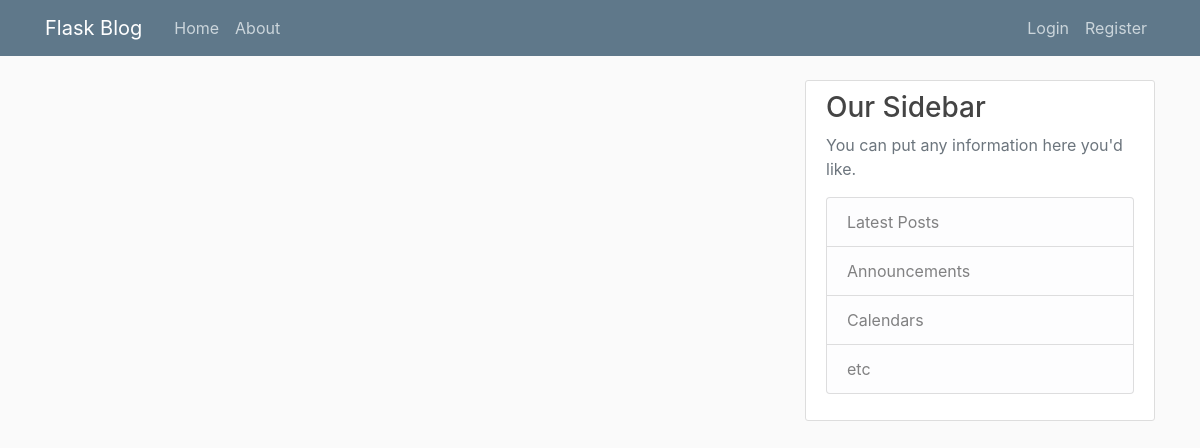
The app's page /home, older data.
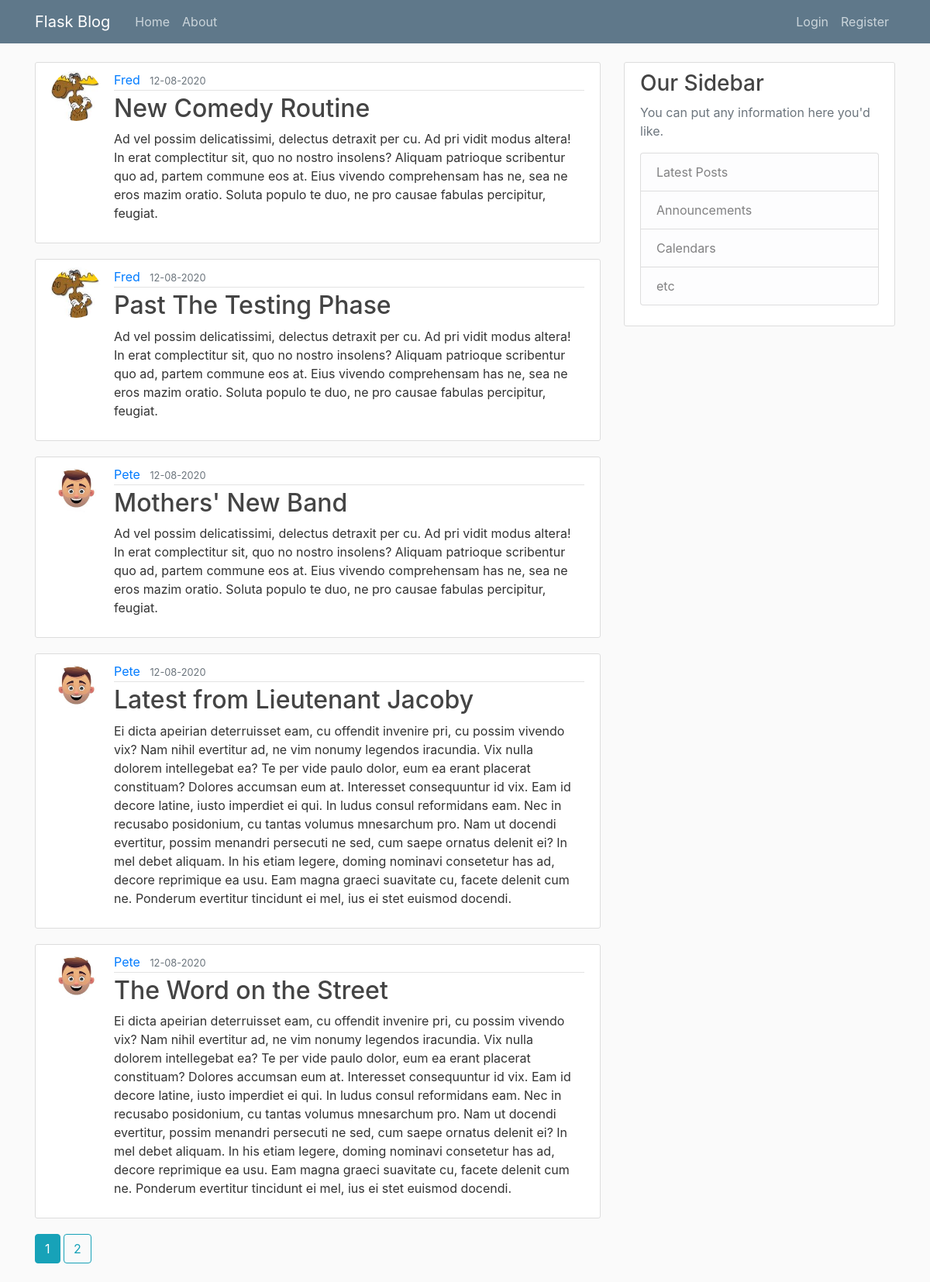
The same page, newer data.
### flaskblog/models.py (models this page shows, shortened)
class Post(db.Model):
    id = db.Column(db.Integer, primary_key=True)
    title = db.Column(db.String(100), nullable=False)
    date_posted = db.Column(db.DateTime, nullable=False,
                            default=datetime.utcnow)
    content = db.Column(db.Text, nullable=False)
    user_id = db.Column(db.Integer, db.ForeignKey('user.id'), nullable=False)

class User(db.Model, UserMixin):
    id = db.Column(db.Integer, primary_key=True)
    username = db.Column(db.String(20), unique=True, nullable=False)
    email = db.Column(db.String(120), unique=True, nullable=False)
    image_file = db.Column(db.String(20), nullable=False,
                           default='default.jpg')
    password = db.Column(db.String(60), nullable=False)
    posts = db.relationship('Post', backref='author', lazy=True)

### flaskblog/main/routes.py (the view)
@main.route('/')
@main.route('/home')
def home():
    page = request.args.get('page', 1, type=int)
    posts = Post.query.order_by(
        Post.date_posted.desc()).paginate(page=page, per_page=5)
    return render_template('home.html', posts=posts)

### flaskblog/templates/home.html
{% extends "layout.html" %}
{% block content %}
    {% for post in posts.items %}
        <article class="media content-section">
            <img class="rounded-circle article-img" src="{{ url_for('static', filename='profile_pics/' + post.author.image_file) }}" alt="">
            <div class="media-body">
                <div class="article-metadata">
                    <a class="mr-2" href="{{ url_for('users.user_posts', username=post.author.username) }}">{{ post.author.username }}</a>
                    <small class="text-muted">{{ post.date_posted.strftime('%d-%m-%Y') }}</small>
                </div>
                <h2><a class="article-title" href="{{ url_for('posts.post', post_id=post.id) }}">{{ post.title }}</a></h2>
                <p class="article-content">{{ post.content }}</p>
            </div>
        </article>
    {% endfor %}
    {% for page_num in posts.iter_pages(left_edge=1, right_edge=1, left_current=1, right_current=2) %}
        {% if page_num %}
            {% if posts.page == page_num %}
                <a class="btn btn-info mb-4" href="{{ url_for('main.home', page=page_num) }}" >{{ page_num }}</a>
            {% else %}
                <a class="btn btn-outline-info mb-4" href="{{ url_for('main.home', page=page_num) }}" >{{ page_num }}</a>
            {% endif %}
        {% else %}
            ...
        {% endif %}
    {% endfor %}
{% endblock content %}

### flaskblog/templates/layout.html (shortened to what this page needs)
<!DOCTYPE html>
<html lang="en">
  <head>
    <link
      rel="stylesheet"
      href="https://stackpath.bootstrapcdn.com/bootstrap/4.5.0/css/bootstrap.min.css"
    />
    <link rel="stylesheet" type="text/css" href="{{ url_for('static', filename='main.css') }}" />
  </head>
  <body>
    <header class="site-header">
      <nav class="navbar navbar-expand-md navbar-dark bg-steel fixed-top">
        <div class="container">
          <a class="navbar-brand mr-4" href="/">Flask Blog</a>
          <div class="collapse navbar-collapse" id="navbarToggle">
            <div class="navbar-nav mr-auto">
              <a class="nav-item nav-link" href="{{url_for('main.home')}}">Home</a>
              <a class="nav-item nav-link" href="{{url_for('main.about')}}">About</a>
            </div>
            <div class="navbar-nav">
              {% if current_user.is_authenticated %}
              <a class="nav-item nav-link" href="{{url_for('posts.new_post')}}">New Post</a>
              <a class="nav-item nav-link" href="{{url_for('users.account')}}">Account</a>
              <a class="nav-item nav-link" href="{{url_for('users.logout')}}">Logout</a>
              {% else %}
                <a class="nav-item nav-link" href="{{url_for('users.login')}}">Login</a>
                <a class="nav-item nav-link" href="{{url_for('users.register')}}">Register</a>
              {% endif %}
            </div>
          </div>
        </div>
      </nav>
    </header>
    <main role="main" class="container">
        <div class="row">
          <div class="col-md-8">
            {% block content %}{% endblock %}
          </div>
          <div class="col-md-4">
            <div class="content-section">
              <h3>Our Sidebar</h3>
              <p class='text-muted'>You can put any information here you'd like.
                <ul class="list-group">
                  <li class="list-group-item list-group-item-light">Latest Posts</li>
                  <li class="list-group-item list-group-item-light">Announcements</li>
                  <li class="list-group-item list-group-item-light">Calendars</li>
                  <li class="list-group-item list-group-item-light">etc</li>
                </ul>
              </p>
            </div>
          </div>
        </div>
      </main>
  </body>
</html>

### flaskblog/static/main.css (style rules this page uses)
body { background: #fafafa; color: #333333; margin-top: 5rem; }
h1, h2, h3, h4, h5, h6 { color: #444444; }
.bg-steel { background-color: #5f788a; }
.site-header .navbar-nav .nav-link { color: #cbd5db; }
.content-section { background: #ffffff; padding: 10px 20px; border: 1px solid #dddddd; border-radius: 3px; margin-bottom: 20px; }
.article-title { color: #444444; }
.article-content { white-space: pre-line; }
.article-img { height: 65px; width: 65px; margin-right: 16px; }
.article-metadata { padding-bottom: 1px; margin-bottom: 4px; border-bottom: 1px solid #e3e3e3; }

Row changes from the older to the newer data that the page shows:
added Post: image_file (picture), author.username "Fred", date_posted "12-08-2020", title "New Comedy Routine", content "Ad vel possim delicatissimi, delectus detraxit per cu. Ad pri vidit modus altera! In erat complectitur sit, quo no nostro insolens? Aliquam patrioque scribentur quo ad, partem commune eos at. Eius vivendo comprehensam has ne, sea ne eros mazim oratio. Soluta populo te duo, ne pro causae fabulas percipitur, feugiat."
added Post: image_file (picture), author.username "Fred", date_posted "12-08-2020", title "Past The Testing Phase", content "Ad vel possim delicatissimi, delectus detraxit per cu. Ad pri vidit modus altera! In erat complectitur sit, quo no nostro insolens? Aliquam patrioque scribentur quo ad, partem commune eos at. Eius vivendo comprehensam has ne, sea ne eros mazim oratio. Soluta populo te duo, ne pro causae fabulas percipitur, feugiat."
added Post: image_file (placeholder picture), author.username "Pete", date_posted "12-08-2020", title "Mothers' New Band", content "Ad vel possim delicatissimi, delectus detraxit per cu. Ad pri vidit modus altera! In erat complectitur sit, quo no nostro insolens? Aliquam patrioque scribentur quo ad, partem commune eos at. Eius vivendo comprehensam has ne, sea ne eros mazim oratio. Soluta populo te duo, ne pro causae fabulas percipitur, feugiat."
added Post: image_file (placeholder picture), author.username "Pete", date_posted "12-08-2020", title "Latest from Lieutenant Jacoby", content "Ei dicta apeirian deterruisset eam, cu offendit invenire pri, cu possim vivendo vix? Nam nihil evertitur ad, ne vim nonumy legendos iracundia. Vix nulla dolorem intellegebat ea? Te per vide paulo dolor, eum ea erant placerat constituam? Dolores accumsan eum at. Interesset consequuntur id vix. Eam id decore latine, iusto imperdiet ei qui. In ludus consul reformidans eam. Nec in recusabo posidonium, cu tantas volumus mnesarchum pro. Nam ut docendi evertitur, possim menandri persecuti ne sed, cum saepe ornatus delenit ei? In mel debet aliquam. In his etiam legere, doming nominavi consetetur has ad, decore reprimique ea usu. Eam magna graeci suavitate cu, facete delenit cum ne. Ponderum…"
added Post: image_file (placeholder picture), author.username "Pete", date_posted "12-08-2020", title "The Word on the Street", content "Ei dicta apeirian deterruisset eam, cu offendit invenire pri, cu possim vivendo vix? Nam nihil evertitur ad, ne vim nonumy legendos iracundia. Vix nulla dolorem intellegebat ea? Te per vide paulo dolor, eum ea erant placerat constituam? Dolores accumsan eum at. Interesset consequuntur id vix. Eam id decore latine, iusto imperdiet ei qui. In ludus consul reformidans eam. Nec in recusabo posidonium, cu tantas volumus mnesarchum pro. Nam ut docendi evertitur, possim menandri persecuti ne sed, cum saepe ornatus delenit ei? In mel debet aliquam. In his etiam legere, doming nominavi consetetur has ad, decore reprimique ea usu. Eam magna graeci suavitate cu, facete delenit cum ne. Ponderum…"
Text that changed along with them:
new list line: "1"
new list line: "2"
